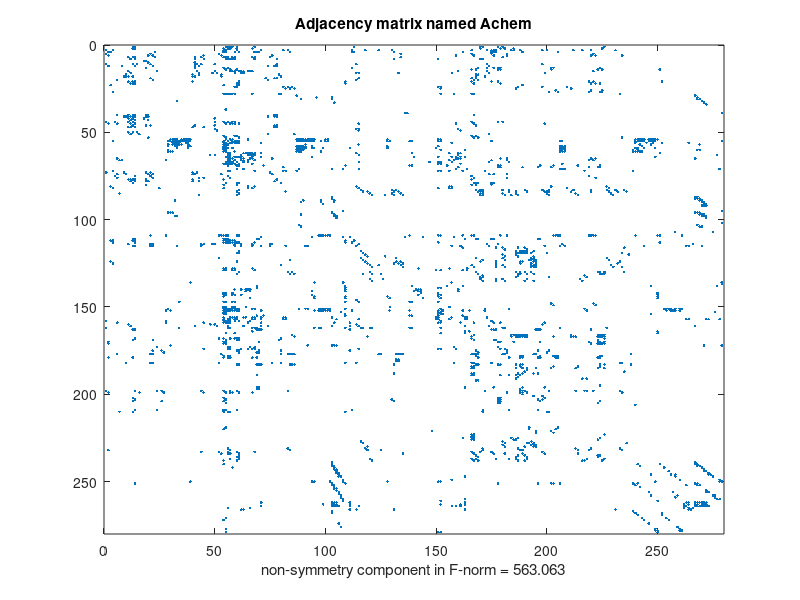
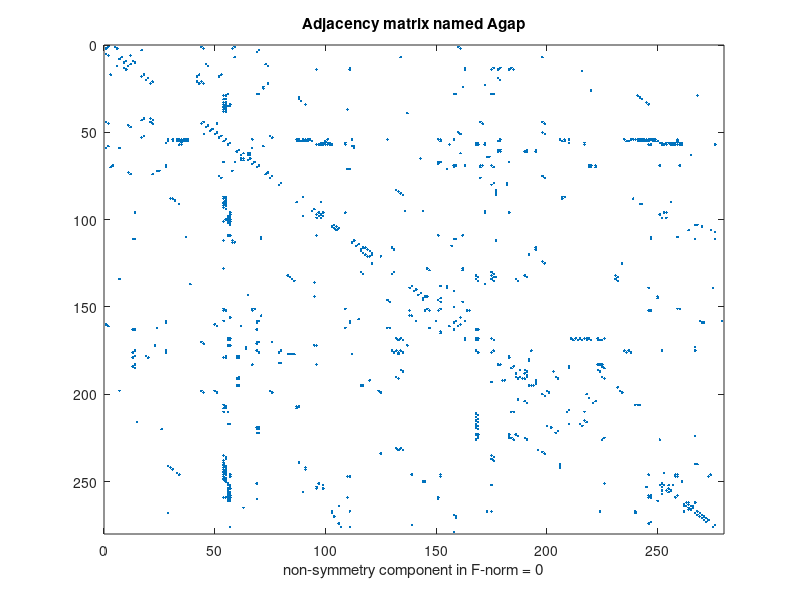
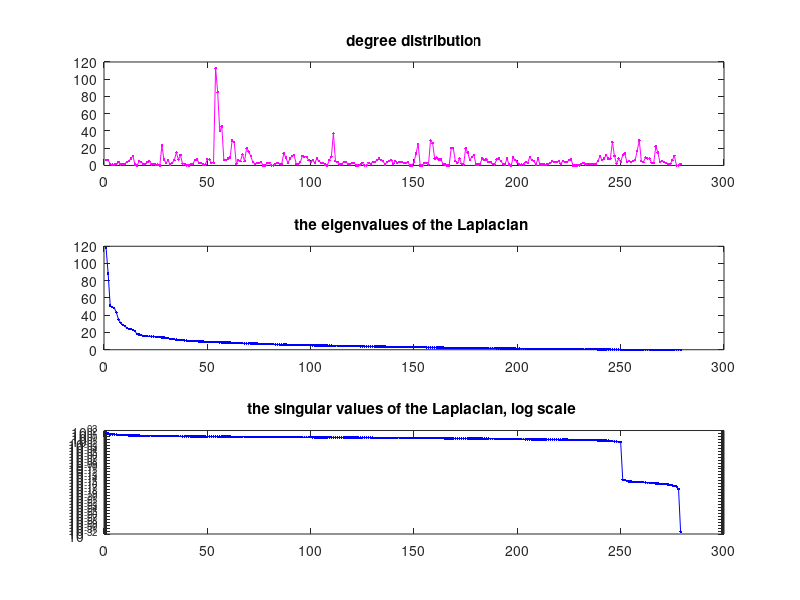
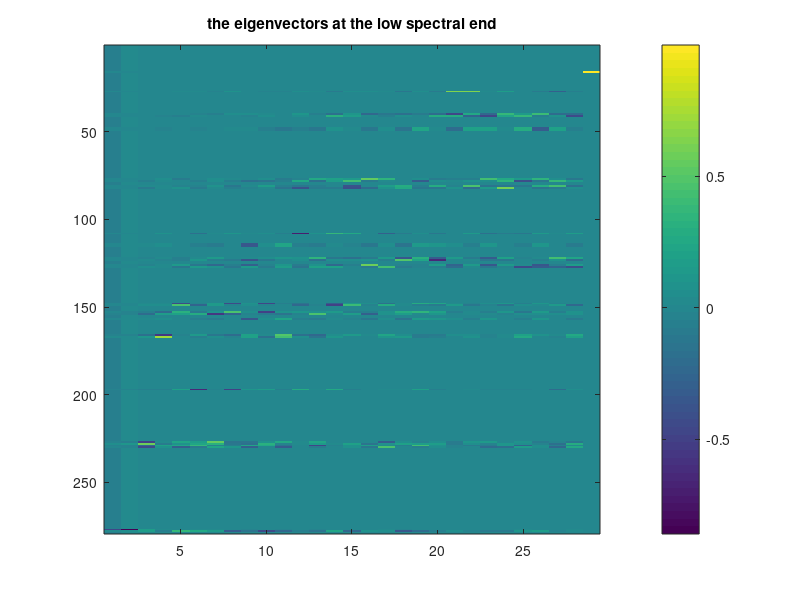

These charts were generated, in order, by the following MATLAB code: (Note: this script raises an error after producing the figures.)
% run_hermCelegans.m 
% 
% script 
% 
% for the initial study of encoded information with spectral analysis 
% of the Laplace matrix (for the undirected graph for now) 
% 
%   -- geometric embedding (node locations) 
%   -- clusters  
%   -- cluster labeling 
% 
% Data from http://www.wormatlas.org/neuronalwiring.html
% under 2 Neuronal Connectivity II: by L.R. Varshney, B.L. Chen, E. Paniagua, D.H. Hall and D.B. Chklovskii
% Section 2.1 Connectivity Data (excel file)
% 

clear all
close all

% ... load data matrices A

load( 'herm_gap_adj.mat' );  
                                  
% ... display loaded adjacency matrices 

figure 
spy( AChem )
title(' Adjacency matrix named Achem '  )  

dsymm = norm( AChem-AChem', 'fro');     % a measure for non-symmetry 
dispMsg = sprintf( ' non-symmetry component in F-norm = %g ', dsymm ); 
xlabel( dispMsg ) 

figure
spy(AGap)
title( ' Adjacency matrix named Agap '  ) 

dsymm = norm( AGap-AGap', 'fro');       % measure for non-symmetry 
dispMsg = sprintf( ' non-symmetry component in F-norm = %g ', dsymm ); 
xlabel( dispMsg ) 




% ... processing the Agap matrix, which is symmetric 

N       = size( AGap, 1 ) ; 
dispMsg = sprintf( ' Number of neurons included = %d ', N ); 
disp( dispMsg ) ;           % need to study the near decoupling 
                            
D    = sum( AGap, 2);       %  get the node degree distribution                 
LGap = diag(D) - AGap;      %  form the Laplacian matrix  

[U, E] = eig( full( LGap ) );  %  get the eigenvalue decomposition 
E  = diag(E);                  %  change the storage format to vector 
[E, Pindx] = sort( abs(E), 'descend');  % sorting in the eigenvales 
U  = U(:,Pindx);                        % permuting the eigenvectors 

% ... display spectral components  

figure 

subplot(3,1,1) 
plot( D, 'm.-'  ) ; 
title ('degree distribution' ); 

subplot(3,1,2) 
plot( E, 'b.-'  )
title( 'the eigenvalues of the Laplacian ' ) 

subplot(3,1,3) 
semilogy( abs(E), 'b.-'  )
title( 'the singular values of the Laplacian, log scale ' )


Lzeros = sum( ( E < sqrt( eps ) ) ) ;            % find numerical zeros 
dispMsg = sprintf( ' Number of numerical zero eigenvalues = %d \n ', Lzeros); 
disp( dispMsg ) ; 


figure 
imagesc( U(:, N-Lzeros+[1:Lzeros]) )
title( 'the eigenvectors at the low spectral end' ) 
colorbar 





% ------------------------------------------------------------------
%  ... spectral embedding of the graph 
% ------------------------------------------------------------------

spectral_range = 'large_spread'; 

switch spectral_range          % select an embedding subspace
    case 'small_spread' 
      k    = input( ' Enter spectral step size [1,80]  = ' ); 
      dispMsg = sprintf( '\n small spread within clusters \n ' ); 
      inds = 2: k: 3*k+1 ; 

            % start with the highest spectral vector for clustering 
            % observation with the specific data 
            % k = 1,  see 5 clusters in a bilateral shape 
            % k = 2,  see 5 clusers with a rotation 
            % k = 10, four of the clusters form a base 
            % k = 70, four of the clusters form a cross-base 
  
  case 'large_spread' 
     k    = input( ' Enter spectral step size [1,9]  = ' ); 
     inds = (0:2) * k;
     inds = (N-Lzeros) - inds;     
            % more spread at the low-end of the spectrum 
     dispMsg = sprintf( '\n Large spread within clusters \n ' );
  
  otherwise 
     error( ' unknown embedding case  ' );
end

disp( dispMsg ) ; 
% Note : there are many other ways to select the embedding vectors 


% ... get the chosen eigenvectors 

X    = U(:, inds) ; 
X    = X *diag( sqrt( E(inds) ) ) ;            % axial scaling 

% ... 1D spectrai embedding 

dispMsg = sprintf('\n Press a key for 1D spectral embedding \n' );            
disp( dispMsg ) ; 
pause 


figure
plot( 1:N, X(:,1), 'm.'); 
grid on 
dispMsg = sprintf( ' embedding vector = %d\n', inds(1) );
title( [ '1D node clustering with', dispMsg ]  ); 


% ... 2D spectrai embedding 

dispMsg = sprintf('\n Press a key for 2D spectral embedding \n' );            
disp( dispMsg ) ; 
pause 

figure
plot( X(:,1), X(:,2), 'm.'); 
grid on 
dispMsg = sprintf( ' embedding vectors = [%d, %d]\n', inds(1), inds(2));
title( [ '2D node clustering with', dispMsg ]  ); 


figure
plot( X(:,1), X(:,2), 'm.'); 
hold on 
gplot( AGap, X(:,1:2) );
grid on 
title('2D spectral embedding of Agap'); 


% ... 3D spectrai embedding  

dispMsg = sprintf('\n Press a key for 3D spectral embedding \n' );            
disp( dispMsg ) ; 
pause 


figure
plot3( X(:,1), X(:,2), X(:,3), 'm.'); 
xlabel( 'dimension 1') 
grid on; box on; 
rotate3d 

dispMsg = sprintf( ' embedding vectors = [%d, %d, %d]\n', inds(1), ...
                   inds(2), inds(3) );
title( [ '3D node clustering with', dispMsg ]  ); 


h = figure ; 
plot3( X(:,1), X(:,2), X(:,3), 'm.'); 
xlabel( 'dimension 1') 
hold on 
gplot3D( AGap, X(:,1:3) );
title('3D spectral embedding of Agap');
grid on 
box on 
rotate3d 

dispMsg = sprintf( ' You may rotate 3D Figures \n '  ); 
disp( dispMsg ) 

return 

%-------------------------------------
% Rex Ying, Xiaobai Sun
% Department of Computer Science 
% Duke University 
% -------------------------------------
